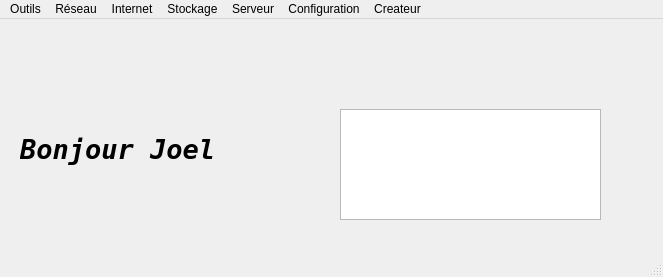
<?xml version="1.0" encoding="UTF-8"?>
<ui version="4.0">
 <class>MainWindow</class>
 <widget class="QMainWindow" name="MainWindow">
  <property name="geometry">
   <rect>
    <x>0</x>
    <y>0</y>
    <width>663</width>
    <height>277</height>
   </rect>
  </property>
  <property name="windowTitle">
   <string>Tobias</string>
  </property>
  <widget class="QWidget" name="centralwidget">
   <widget class="QLabel" name="label">
    <property name="geometry">
     <rect>
      <x>20</x>
      <y>90</y>
      <width>251</width>
      <height>81</height>
     </rect>
    </property>
    <property name="font">
     <font>
      <family>Bitstream Vera Sans Mono</family>
      <pointsize>20</pointsize>
      <weight>75</weight>
      <italic>true</italic>
      <bold>true</bold>
     </font>
    </property>
    <property name="text">
     <string>Bonjour Joel</string>
    </property>
   </widget>
   <widget class="QListWidget" name="listWidget">
    <property name="geometry">
     <rect>
      <x>340</x>
      <y>90</y>
      <width>261</width>
      <height>111</height>
     </rect>
    </property>
   </widget>
  </widget>
  <widget class="QStatusBar" name="statusbar"/>
  <widget class="QMenuBar" name="menuBar">
   <property name="enabled">
    <bool>true</bool>
   </property>
   <property name="geometry">
    <rect>
     <x>0</x>
     <y>0</y>
     <width>663</width>
     <height>30</height>
    </rect>
   </property>
   <property name="defaultUp">
    <bool>false</bool>
   </property>
   <widget class="QMenu" name="menuOutils">
    <property name="title">
     <string>Outils</string>
    </property>
    <addaction name="actionBloc_Note"/>
    <addaction name="actionImport_Export"/>
    <addaction name="actionHandler"/>
   </widget>
   <widget class="QMenu" name="menuR_seau">
    <property name="title">
     <string>Réseau</string>
    </property>
    <addaction name="actionLobby_2"/>
    <addaction name="actionScan_R_seau"/>
    <addaction name="actionPaquets"/>
   </widget>
   <widget class="QMenu" name="menuInternet">
    <property name="title">
     <string>Internet</string>
    </property>
    <addaction name="actionMail"/>
    <addaction name="actionRecherche"/>
    <addaction name="actionPage_Internet"/>
   </widget>
   <widget class="QMenu" name="menuStockage">
    <property name="title">
     <string>Stockage</string>
    </property>
    <addaction name="actionCoffre_Fort"/>
    <addaction name="actionArchiver_2"/>
    <addaction name="actionVeraCrypt"/>
   </widget>
   <widget class="QMenu" name="menuServeur">
    <property name="title">
     <string>Serveur</string>
    </property>
    <addaction name="actionLobby"/>
    <addaction name="actionH_berger"/>
   </widget>
   <widget class="QMenu" name="menuConfiguration">
    <property name="title">
     <string>Configuration</string>
    </property>
    <addaction name="actionModifier_le_fichier_de_configuration"/>
    <addaction name="actionVoice_Feedback"/>
    <addaction name="actionModifier_une_base_de_donn_e"/>
   </widget>
   <widget class="QMenu" name="menuCreator">
    <property name="title">
     <string>Createur</string>
    </property>
    <addaction name="actionPage_Createur"/>
   </widget>
   <addaction name="menuOutils"/>
   <addaction name="menuR_seau"/>
   <addaction name="menuInternet"/>
   <addaction name="menuStockage"/>
   <addaction name="menuServeur"/>
   <addaction name="menuConfiguration"/>
   <addaction name="menuCreator"/>
  </widget>
  <action name="actionBloc_Note">
   <property name="text">
    <string>Bloc Note</string>
   </property>
  </action>
  <action name="actionImport_Export">
   <property name="text">
    <string>Import/Export</string>
   </property>
  </action>
  <action name="actionArchiver">
   <property name="text">
    <string>Archiver</string>
   </property>
  </action>
  <action name="actionMail">
   <property name="text">
    <string>Mail</string>
   </property>
  </action>
  <action name="actionRecherche">
   <property name="text">
    <string>Recherche</string>
   </property>
  </action>
  <action name="actionCoffre_Fort">
   <property name="text">
    <string>Coffre Fort</string>
   </property>
  </action>
  <action name="actionArchiver_2">
   <property name="text">
    <string>Archiver</string>
   </property>
  </action>
  <action name="actionLobby">
   <property name="text">
    <string>Page Server</string>
   </property>
  </action>
  <action name="actionLobby_2">
   <property name="text">
    <string>Page Réseau</string>
   </property>
  </action>
  <action name="actionScan_R_seau">
   <property name="text">
    <string>Scan Réseau</string>
   </property>
  </action>
  <action name="actionPaquets">
   <property name="text">
    <string>Paquets</string>
   </property>
  </action>
  <action name="actionHandler">
   <property name="text">
    <string>Handler</string>
   </property>
  </action>
  <action name="actionVeraCrypt">
   <property name="text">
    <string>VeraCrypt</string>
   </property>
  </action>
  <action name="actionH_berger">
   <property name="text">
    <string>Héberger</string>
   </property>
  </action>
  <action name="actionModifier_le_fichier_de_configuration">
   <property name="text">
    <string>Modifier le fichier de configuration</string>
   </property>
  </action>
  <action name="actionPage_Createur">
   <property name="text">
    <string>Page Createur</string>
   </property>
  </action>
  <action name="actionPage_Internet">
   <property name="text">
    <string>Page Internet</string>
   </property>
  </action>
  <action name="actionVoice_Feedback">
   <property name="text">
    <string>Voice Feedback</string>
   </property>
  </action>
  <action name="actionModifier_une_base_de_donn_e">
   <property name="text">
    <string>Modifier une base de donnée</string>
   </property>
  </action>
 </widget>
 <resources/>
 <connections/>
</ui>
